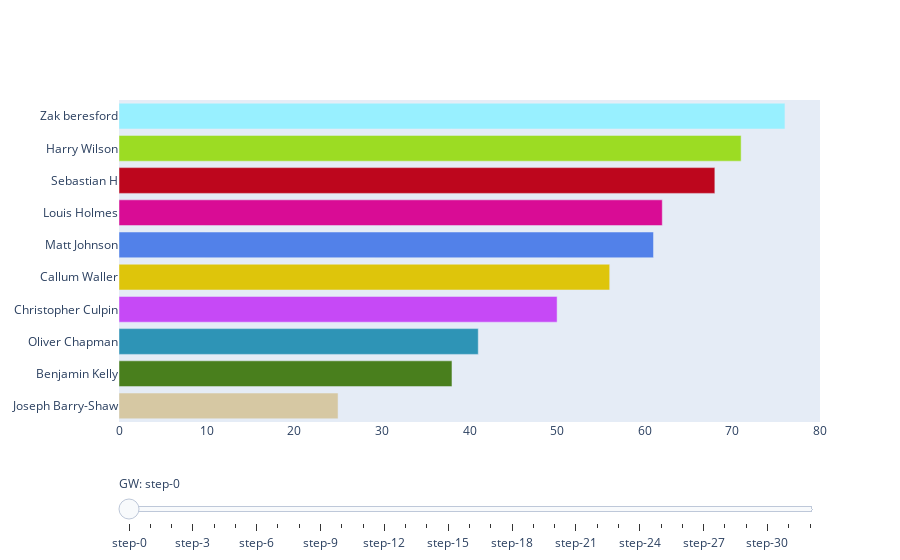

This figure's notebook cell:
### Code cell
plot_timeseries_bar_by_gw(gameweek_points_df,colour_dict,team_data_df)

### Figure 1 — Plotly figure (JSON) as saved in the notebook; plotly's stock layout.template omitted (floating-point values rounded to 4 significant figures)
{"data": [{"marker": {"color": ["#D6C8A3", "#497F1D", "#2E94B6", "#C649F6", "#DEC50B", "#5281E9", "#D90C95", "#BD061D", "#9CDC23", "#98F0FF"]}, "orientation": "h", "type": "bar", "visible": true, "x": [25, 38, 41, 50, 56, 61, 62, 68, 71, 76], "y": ["Joseph Barry-Shaw", "Benjamin Kelly", "Oliver Chapman", "Christopher Culpin", "Callum Waller", "Matt Johnson", "Louis Holmes", "Sebastian H", "Harry Wilson", "Zak beresford"]}, {"marker": {"color": ["#BD061D", "#9CDC23", "#98F0FF", "#DEC50B", "#D90C95", "#D6C8A3", "#497F1D", "#C649F6", "#2E94B6", "#5281E9"]}, "orientation": "h", "type": "bar", "visible": false, "x": [28, 43, 43, 44, 45, 45, 46, 51, 53, 67], "y": ["Sebastian H", "Harry Wilson", "Zak beresford", "Callum Waller", "Louis Holmes", "Joseph Barry-Shaw", "Benjamin Kelly", "Christopher Culpin", "Oliver Chapman", "Matt Johnson"]}, {"marker": {"color": ["#5281E9", "#BD061D", "#98F0FF", "#D90C95", "#D6C8A3", "#2E94B6", "#497F1D", "#9CDC23", "#DEC50B", "#C649F6"]}, "orientation": "h", "type": "bar", "visible": false, "x": [24, 25, 26, 32, 32, 34, 41, 46, 51, 57], "y": ["Matt Johnson", "Sebastian H", "Zak beresford", "Louis Holmes", "Joseph Barry-Shaw", "Oliver Chapman", "Benjamin Kelly", "Harry Wilson", "Callum Waller", "Christopher Culpin"]}, {"marker": {"color": ["#497F1D", "#D6C8A3", "#D90C95", "#98F0FF", "#C649F6", "#2E94B6", "#9CDC23", "#5281E9", "#BD061D", "#DEC50B"]}, "orientation": "h", "type": "bar", "visible": false, "x": [45, 49, 61, 64, 66, 70, 74, 74, 75, 86], "y": ["Benjamin Kelly", "Joseph Barry-Shaw", "Louis Holmes", "Zak beresford", "Christopher Culpin", "Oliver Chapman", "Harry Wilson", "Matt Johnson", "Sebastian H", "Callum Waller"]}, {"marker": {"color": ["#D6C8A3", "#5281E9", "#DEC50B", "#2E94B6", "#C649F6", "#497F1D", "#98F0FF", "#D90C95", "#BD061D", "#9CDC23"]}, "orientation": "h", "type": "bar", "visible": false, "x": [37, 39, 40, 44, 44, 45, 46, 54, 55, 58], "y": ["Joseph Barry-Shaw", "Matt Johnson", "Callum Waller", "Oliver Chapman", "Christopher Culpin", "Benjamin Kelly", "Zak beresford", "Louis Holmes", "Sebastian H", "Harry Wilson"]}, {"marker": {"color": ["#C649F6", "#2E94B6", "#DEC50B", "#BD061D", "#D6C8A3", "#5281E9", "#497F1D", "#9CDC23", "#98F0FF", "#D90C95"]}, "orientation": "h", "type": "bar", "visible": false, "x": [33, 46, 46, 53, 57, 66, 73, 78, 82, 100], "y": ["Christopher Culpin", "Oliver Chapman", "Callum Waller", "Sebastian H", "Joseph Barry-Shaw", "Matt Johnson", "Benjamin Kelly", "Harry Wilson", "Zak beresford", "Louis Holmes"]}, {"marker": {"color": ["#98F0FF", "#C649F6", "#9CDC23", "#DEC50B", "#497F1D", "#BD061D", "#D90C95", "#5281E9", "#D6C8A3", "#2E94B6"]}, "orientation": "h", "type": "bar", "visible": false, "x": [28, 30, 34, 44, 48, 50, 58, 65, 71, 74], "y": ["Zak beresford", "Christopher Culpin", "Harry Wilson", "Callum Waller", "Benjamin Kelly", "Sebastian H", "Louis Holmes", "Matt Johnson", "Joseph Barry-Shaw", "Oliver Chapman"]}, {"marker": {"color": ["#2E94B6", "#DEC50B", "#BD061D", "#C649F6", "#9CDC23", "#5281E9", "#98F0FF", "#497F1D", "#D90C95", "#D6C8A3"]}, "orientation": "h", "type": "bar", "visible": false, "x": [31, 42, 47, 47, 48, 48, 49, 52, 57, 64], "y": ["Oliver Chapman", "Callum Waller", "Sebastian H", "Christopher Culpin", "Harry Wilson", "Matt Johnson", "Zak beresford", "Benjamin Kelly", "Louis Holmes", "Joseph Barry-Shaw"]}, {"marker": {"color": ["#DEC50B", "#BD061D", "#9CDC23", "#D6C8A3", "#98F0FF", "#497F1D", "#5281E9", "#2E94B6", "#C649F6", "#D90C95"]}, "orientation": "h", "type": "bar", "visible": false, "x": [35, 51, 52, 65, 65, 67, 69, 70, 75, 85], "y": ["Callum Waller", "Sebastian H", "Harry Wilson", "Joseph Barry-Shaw", "Zak beresford", "Benjamin Kelly", "Matt Johnson", "Oliver Chapman", "Christopher Culpin", "Louis Holmes"]}, {"marker": {"color": ["#D6C8A3", "#9CDC23", "#497F1D", "#98F0FF", "#D90C95", "#5281E9", "#C649F6", "#DEC50B", "#BD061D", "#2E94B6"]}, "orientation": "h", "type": "bar", "visible": false, "x": [45, 50, 61, 65, 70, 72, 80, 94, 96, 98], "y": ["Joseph Barry-Shaw", "Harry Wilson", "Benjamin Kelly", "Zak beresford", "Louis Holmes", "Matt Johnson", "Christopher Culpin", "Callum Waller", "Sebastian H", "Oliver Chapman"]}, {"marker": {"color": ["#5281E9", "#DEC50B", "#2E94B6", "#9CDC23", "#BD061D", "#D6C8A3", "#98F0FF", "#D90C95", "#497F1D", "#C649F6"]}, "orientation": "h", "type": "bar", "visible": false, "x": [19, 27, 28, 33, 33, 35, 36, 37, 40, 45], "y": ["Matt Johnson", "Callum Waller", "Oliver Chapman", "Harry Wilson", "Sebastian H", "Joseph Barry-Shaw", "Zak beresford", "Louis Holmes", "Benjamin Kelly", "Christopher Culpin"]}, {"marker": {"color": ["#D6C8A3", "#98F0FF", "#5281E9", "#2E94B6", "#497F1D", "#C649F6", "#D90C95", "#DEC50B", "#BD061D", "#9CDC23"]}, "orientation": "h", "type": "bar", "visible": false, "x": [40, 52, 53, 60, 60, 61, 63, 63, 65, 71], "y": ["Joseph Barry-Shaw", "Zak beresford", "Matt Johnson", "Oliver Chapman", "Benjamin Kelly", "Christopher Culpin", "Louis Holmes", "Callum Waller", "Sebastian H", "Harry Wilson"]}, {"marker": {"color": ["#2E94B6", "#DEC50B", "#5281E9", "#D6C8A3", "#BD061D", "#98F0FF", "#497F1D", "#C649F6", "#D90C95", "#9CDC23"]}, "orientation": "h", "type": "bar", "visible": false, "x": [35, 38, 41, 41, 45, 49, 52, 62, 65, 68], "y": ["Oliver Chapman", "Callum Waller", "Matt Johnson", "Joseph Barry-Shaw", "Sebastian H", "Zak beresford", "Benjamin Kelly", "Christopher Culpin", "Louis Holmes", "Harry Wilson"]}, {"marker": {"color": ["#C649F6", "#DEC50B", "#BD061D", "#9CDC23", "#98F0FF", "#2E94B6", "#497F1D", "#5281E9", "#D90C95", "#D6C8A3"]}, "orientation": "h", "type": "bar", "visible": false, "x": [33, 36, 46, 47, 52, 53, 60, 63, 68, 75], "y": ["Christopher Culpin", "Callum Waller", "Sebastian H", "Harry Wilson", "Zak beresford", "Oliver Chapman", "Benjamin Kelly", "Matt Johnson", "Louis Holmes", "Joseph Barry-Shaw"]}, {"marker": {"color": ["#D90C95", "#C649F6", "#98F0FF", "#DEC50B", "#5281E9", "#2E94B6", "#9CDC23", "#D6C8A3", "#BD061D", "#497F1D"]}, "orientation": "h", "type": "bar", "visible": false, "x": [26, 27, 27, 27, 33, 41, 41, 41, 52, 60], "y": ["Louis Holmes", "Christopher Culpin", "Zak beresford", "Callum Waller", "Matt Johnson", "Oliver Chapman", "Harry Wilson", "Joseph Barry-Shaw", "Sebastian H", "Benjamin Kelly"]}, {"marker": {"color": ["#D6C8A3", "#98F0FF", "#DEC50B", "#9CDC23", "#2E94B6", "#BD061D", "#5281E9", "#C649F6", "#D90C95", "#497F1D"]}, "orientation": "h", "type": "bar", "visible": false, "x": [18, 19, 20, 27, 29, 32, 38, 40, 47, 57], "y": ["Joseph Barry-Shaw", "Zak beresford", "Callum Waller", "Harry Wilson", "Oliver Chapman", "Sebastian H", "Matt Johnson", "Christopher Culpin", "Louis Holmes", "Benjamin Kelly"]}, {"marker": {"color": ["#DEC50B", "#C649F6", "#D90C95", "#9CDC23", "#497F1D", "#5281E9", "#D6C8A3", "#BD061D", "#2E94B6", "#98F0FF"]}, "orientation": "h", "type": "bar", "visible": false, "x": [32, 33, 37, 43, 43, 46, 51, 55, 58, 60], "y": ["Callum Waller", "Christopher Culpin", "Louis Holmes", "Harry Wilson", "Benjamin Kelly", "Matt Johnson", "Joseph Barry-Shaw", "Sebastian H", "Oliver Chapman", "Zak beresford"]}, {"marker": {"color": ["#C649F6", "#DEC50B", "#5281E9", "#D6C8A3", "#497F1D", "#98F0FF", "#D90C95", "#BD061D", "#2E94B6", "#9CDC23"]}, "orientation": "h", "type": "bar", "visible": false, "x": [30, 36, 38, 41, 41, 45, 48, 48, 58, 63], "y": ["Christopher Culpin", "Callum Waller", "Matt Johnson", "Joseph Barry-Shaw", "Benjamin Kelly", "Zak beresford", "Louis Holmes", "Sebastian H", "Oliver Chapman", "Harry Wilson"]}, {"marker": {"color": ["#497F1D", "#D90C95", "#98F0FF", "#2E94B6", "#D6C8A3", "#9CDC23", "#5281E9", "#C649F6", "#DEC50B", "#BD061D"]}, "orientation": "h", "type": "bar", "visible": false, "x": [30, 37, 37, 40, 41, 42, 46, 47, 53, 56], "y": ["Benjamin Kelly", "Louis Holmes", "Zak beresford", "Oliver Chapman", "Joseph Barry-Shaw", "Harry Wilson", "Matt Johnson", "Christopher Culpin", "Callum Waller", "Sebastian H"]}, {"marker": {"color": ["#C649F6", "#DEC50B", "#BD061D", "#D6C8A3", "#5281E9", "#9CDC23", "#497F1D", "#98F0FF", "#2E94B6", "#D90C95"]}, "orientation": "h", "type": "bar", "visible": false, "x": [42, 47, 52, 52, 62, 66, 73, 74, 77, 80], "y": ["Christopher Culpin", "Callum Waller", "Sebastian H", "Joseph Barry-Shaw", "Matt Johnson", "Harry Wilson", "Benjamin Kelly", "Zak beresford", "Oliver Chapman", "Louis Holmes"]}, {"marker": {"color": ["#5281E9", "#497F1D", "#D90C95", "#D6C8A3", "#DEC50B", "#C649F6", "#98F0FF", "#9CDC23", "#BD061D", "#2E94B6"]}, "orientation": "h", "type": "bar", "visible": false, "x": [29, 31, 37, 42, 43, 52, 52, 53, 53, 70], "y": ["Matt Johnson", "Benjamin Kelly", "Louis Holmes", "Joseph Barry-Shaw", "Callum Waller", "Christopher Culpin", "Zak beresford", "Harry Wilson", "Sebastian H", "Oliver Chapman"]}, {"marker": {"color": ["#DEC50B", "#98F0FF", "#D90C95", "#C649F6", "#497F1D", "#9CDC23", "#D6C8A3", "#BD061D", "#2E94B6", "#5281E9"]}, "orientation": "h", "type": "bar", "visible": false, "x": [42, 49, 50, 51, 52, 56, 61, 70, 73, 81], "y": ["Callum Waller", "Zak beresford", "Louis Holmes", "Christopher Culpin", "Benjamin Kelly", "Harry Wilson", "Joseph Barry-Shaw", "Sebastian H", "Oliver Chapman", "Matt Johnson"]}, {"marker": {"color": ["#DEC50B", "#BD061D", "#5281E9", "#98F0FF", "#C649F6", "#9CDC23", "#497F1D", "#D90C95", "#2E94B6", "#D6C8A3"]}, "orientation": "h", "type": "bar", "visible": false, "x": [36, 42, 50, 52, 54, 59, 62, 79, 80, 94], "y": ["Callum Waller", "Sebastian H", "Matt Johnson", "Zak beresford", "Christopher Culpin", "Harry Wilson", "Benjamin Kelly", "Louis Holmes", "Oliver Chapman", "Joseph Barry-Shaw"]}, {"marker": {"color": ["#BD061D", "#DEC50B", "#5281E9", "#497F1D", "#98F0FF", "#9CDC23", "#D90C95", "#D6C8A3", "#2E94B6", "#C649F6"]}, "orientation": "h", "type": "bar", "visible": false, "x": [52, 56, 60, 60, 65, 66, 70, 74, 78, 81], "y": ["Sebastian H", "Callum Waller", "Matt Johnson", "Benjamin Kelly", "Zak beresford", "Harry Wilson", "Louis Holmes", "Joseph Barry-Shaw", "Oliver Chapman", "Christopher Culpin"]}, {"marker": {"color": ["#5281E9", "#2E94B6", "#DEC50B", "#497F1D", "#9CDC23", "#D6C8A3", "#BD061D", "#98F0FF", "#D90C95", "#C649F6"]}, "orientation": "h", "type": "bar", "visible": false, "x": [56, 58, 59, 64, 70, 75, 80, 80, 92, 104], "y": ["Matt Johnson", "Oliver Chapman", "Callum Waller", "Benjamin Kelly", "Harry Wilson", "Joseph Barry-Shaw", "Sebastian H", "Zak beresford", "Louis Holmes", "Christopher Culpin"]}, {"marker": {"color": ["#BD061D", "#98F0FF", "#D90C95", "#2E94B6", "#5281E9", "#C649F6", "#9CDC23", "#497F1D", "#DEC50B", "#D6C8A3"]}, "orientation": "h", "type": "bar", "visible": false, "x": [31, 32, 37, 37, 38, 39, 40, 40, 51, 61], "y": ["Sebastian H", "Zak beresford", "Louis Holmes", "Oliver Chapman", "Matt Johnson", "Christopher Culpin", "Harry Wilson", "Benjamin Kelly", "Callum Waller", "Joseph Barry-Shaw"]}, {"marker": {"color": ["#98F0FF", "#9CDC23", "#D90C95", "#C649F6", "#BD061D", "#497F1D", "#2E94B6", "#DEC50B", "#5281E9", "#D6C8A3"]}, "orientation": "h", "type": "bar", "visible": false, "x": [52, 53, 55, 55, 57, 57, 59, 67, 74, 82], "y": ["Zak beresford", "Harry Wilson", "Louis Holmes", "Christopher Culpin", "Sebastian H", "Benjamin Kelly", "Oliver Chapman", "Callum Waller", "Matt Johnson", "Joseph Barry-Shaw"]}, {"marker": {"color": ["#C649F6", "#2E94B6", "#DEC50B", "#D90C95", "#D6C8A3", "#9CDC23", "#5281E9", "#BD061D", "#497F1D", "#98F0FF"]}, "orientation": "h", "type": "bar", "visible": false, "x": [42, 45, 45, 46, 48, 49, 53, 54, 57, 62], "y": ["Christopher Culpin", "Oliver Chapman", "Callum Waller", "Louis Holmes", "Joseph Barry-Shaw", "Harry Wilson", "Matt Johnson", "Sebastian H", "Benjamin Kelly", "Zak beresford"]}, {"marker": {"color": ["#C649F6", "#98F0FF", "#2E94B6", "#D90C95", "#D6C8A3", "#DEC50B", "#497F1D", "#5281E9", "#BD061D", "#9CDC23"]}, "orientation": "h", "type": "bar", "visible": false, "x": [1, 5, 10, 16, 16, 16, 17, 21, 31, 36], "y": ["Christopher Culpin", "Zak beresford", "Oliver Chapman", "Louis Holmes", "Joseph Barry-Shaw", "Callum Waller", "Benjamin Kelly", "Matt Johnson", "Sebastian H", "Harry Wilson"]}, {"marker": {"color": ["#C649F6", "#9CDC23", "#5281E9", "#D6C8A3", "#497F1D", "#DEC50B", "#98F0FF", "#BD061D", "#2E94B6", "#D90C95"]}, "orientation": "h", "type": "bar", "visible": false, "x": [37, 49, 53, 56, 57, 59, 61, 65, 71, 73], "y": ["Christopher Culpin", "Harry Wilson", "Matt Johnson", "Joseph Barry-Shaw", "Benjamin Kelly", "Callum Waller", "Zak beresford", "Sebastian H", "Oliver Chapman", "Louis Holmes"]}, {"marker": {"color": ["#5281E9", "#DEC50B", "#2E94B6", "#497F1D", "#C649F6", "#D6C8A3", "#9CDC23", "#98F0FF", "#BD061D", "#D90C95"]}, "orientation": "h", "type": "bar", "visible": false, "x": [29, 42, 44, 47, 50, 61, 68, 69, 74, 78], "y": ["Matt Johnson", "Callum Waller", "Oliver Chapman", "Benjamin Kelly", "Christopher Culpin", "Joseph Barry-Shaw", "Harry Wilson", "Zak beresford", "Sebastian H", "Louis Holmes"]}, {"marker": {"color": ["#497F1D", "#D6C8A3", "#2E94B6", "#D90C95", "#BD061D", "#98F0FF", "#9CDC23", "#DEC50B", "#C649F6", "#5281E9"]}, "orientation": "h", "type": "bar", "visible": false, "x": [45, 53, 54, 57, 58, 61, 69, 69, 72, 103], "y": ["Benjamin Kelly", "Joseph Barry-Shaw", "Oliver Chapman", "Louis Holmes", "Sebastian H", "Zak beresford", "Harry Wilson", "Callum Waller", "Christopher Culpin", "Matt Johnson"]}, {"marker": {"color": ["#DEC50B", "#98F0FF", "#497F1D", "#D90C95", "#2E94B6", "#BD061D", "#9CDC23", "#5281E9", "#C649F6", "#D6C8A3"]}, "orientation": "h", "type": "bar", "visible": false, "x": [21, 25, 34, 39, 39, 45, 50, 50, 52, 54], "y": ["Callum Waller", "Zak beresford", "Benjamin Kelly", "Louis Holmes", "Oliver Chapman", "Sebastian H", "Harry Wilson", "Matt Johnson", "Christopher Culpin", "Joseph Barry-Shaw"]}], "layout": {"sliders": [{"active": 0, "currentvalue": {"prefix": "GW: "}, "pad": {"t": 50}, "steps": [{"args": [{"visible": [true, false, false, false, false, false, false, false, false, false, false, false, false, false, false, false, false, false, false, false, false, false, false, false, false, false, false, false, false, false, false, false, false]}, {"title": "Total by week: 1"}], "method": "update"}, {"args": [{"visible": [false, true, false, false, false, false, false, false, false, false, false, false, false, false, false, false, false, false, false, false, false, false, false, false, false, false, false, false, false, false, false, false, false]}, {"title": "Total by week: 2"}], "method": "update"}, {"args": [{"visible": [false, false, true, false, false, false, false, false, false, false, false, false, false, false, false, false, false, false, false, false, false, false, false, false, false, false, false, false, false, false, false, false, false]}, {"title": "Total by week: 3"}], "method": "update"}, {"args": [{"visible": [false, false, false, true, false, false, false, false, false, false, false, false, false, false, false, false, false, false, false, false, false, false, false, false, false, false, false, false, false, false, false, false, false]}, {"title": "Total by week: 4"}], "method": "update"}, {"args": [{"visible": [false, false, false, false, true, false, false, false, false, false, false, false, false, false, false, false, false, false, false, false, false, false, false, false, false, false, false, false, false, false, false, false, false]}, {"title": "Total by week: 5"}], "method": "update"}, {"args": [{"visible": [false, false, false, false, false, true, false, false, false, false, false, false, false, false, false, false, false, false, false, false, false, false, false, false, false, false, false, false, false, false, false, false, false]}, {"title": "Total by week: 6"}], "method": "update"}, {"args": [{"visible": [false, false, false, false, false, false, true, false, false, false, false, false, false, false, false, false, false, false, false, false, false, false, false, false, false, false, false, false, false, false, false, false, false]}, {"title": "Total by week: 7"}], "method": "update"}, {"args": [{"visible": [false, false, false, false, false, false, false, true, false, false, false, false, false, false, false, false, false, false, false, false, false, false, false, false, false, false, false, false, false, false, false, false, false]}, {"title": "Total by week: 8"}], "method": "update"}, {"args": [{"visible": [false, false, false, false, false, false, false, false, true, false, false, false, false, false, false, false, false, false, false, false, false, false, false, false, false, false, false, false, false, false, false, false, false]}, {"title": "Total by week: 9"}], "method": "update"}, {"args": [{"visible": [false, false, false, false, false, false, false, false, false, true, false, false, false, false, false, false, false, false, false, false, false, false, false, false, false, false, false, false, false, false, false, false, false]}, {"title": "Total by week: 10"}], "method": "update"}, {"args": [{"visible": [false, false, false, false, false, false, false, false, false, false, true, false, false, false, false, false, false, false, false, false, false, false, false, false, false, false, false, false, false, false, false, false, false]}, {"title": "Total by week: 11"}], "method": "update"}, {"args": [{"visible": [false, false, false, false, false, false, false, false, false, false, false, true, false, false, false, false, false, false, false, false, false, false, false, false, false, false, false, false, false, false, false, false, false]}, {"title": "Total by week: 12"}], "method": "update"}, {"args": [{"visible": [false, false, false, false, false, false, false, false, false, false, false, false, true, false, false, false, false, false, false, false, false, false, false, false, false, false, false, false, false, false, false, false, false]}, {"title": "Total by week: 13"}], "method": "update"}, {"args": [{"visible": [false, false, false, false, false, false, false, false, false, false, false, false, false, true, false, false, false, false, false, false, false, false, false, false, false, false, false, false, false, false, false, false, false]}, {"title": "Total by week: 14"}], "method": "update"}, {"args": [{"visible": [false, false, false, false, false, false, false, false, false, false, false, false, false, false, true, false, false, false, false, false, false, false, false, false, false, false, false, false, false, false, false, false, false]}, {"title": "Total by week: 15"}], "method": "update"}, {"args": [{"visible": [false, false, false, false, false, false, false, false, false, false, false, false, false, false, false, true, false, false, false, false, false, false, false, false, false, false, false, false, false, false, false, false, false]}, {"title": "Total by week: 16"}], "method": "update"}, {"args": [{"visible": [false, false, false, false, false, false, false, false, false, false, false, false, false, false, false, false, true, false, false, false, false, false, false, false, false, false, false, false, false, false, false, false, false]}, {"title": "Total by week: 17"}], "method": "update"}, {"args": [{"visible": [false, false, false, false, false, false, false, false, false, false, false, false, false, false, false, false, false, true, false, false, false, false, false, false, false, false, false, false, false, false, false, false, false]}, {"title": "Total by week: 18"}], "method": "update"}, {"args": [{"visible": [false, false, false, false, false, false, false, false, false, false, false, false, false, false, false, false, false, false, true, false, false, false, false, false, false, false, false, false, false, false, false, false, false]}, {"title": "Total by week: 19"}], "method": "update"}, {"args": [{"visible": [false, false, false, false, false, false, false, false, false, false, false, false, false, false, false, false, false, false, false, true, false, false, false, false, false, false, false, false, false, false, false, false, false]}, {"title": "Total by week: 20"}], "method": "update"}, {"args": [{"visible": [false, false, false, false, false, false, false, false, false, false, false, false, false, false, false, false, false, false, false, false, true, false, false, false, false, false, false, false, false, false, false, false, false]}, {"title": "Total by week: 21"}], "method": "update"}, {"args": [{"visible": [false, false, false, false, false, false, false, false, false, false, false, false, false, false, false, false, false, false, false, false, false, true, false, false, false, false, false, false, false, false, false, false, false]}, {"title": "Total by week: 22"}], "method": "update"}, {"args": [{"visible": [false, false, false, false, false, false, false, false, false, false, false, false, false, false, false, false, false, false, false, false, false, false, true, false, false, false, false, false, false, false, false, false, false]}, {"title": "Total by week: 23"}], "method": "update"}, {"args": [{"visible": [false, false, false, false, false, false, false, false, false, false, false, false, false, false, false, false, false, false, false, false, false, false, false, true, false, false, false, false, false, false, false, false, false]}, {"title": "Total by week: 24"}], "method": "update"}, {"args": [{"visible": [false, false, false, false, false, false, false, false, false, false, false, false, false, false, false, false, false, false, false, false, false, false, false, false, true, false, false, false, false, false, false, false, false]}, {"title": "Total by week: 25"}], "method": "update"}, {"args": [{"visible": [false, false, false, false, false, false, false, false, false, false, false, false, false, false, false, false, false, false, false, false, false, false, false, false, false, true, false, false, false, false, false, false, false]}, {"title": "Total by week: 26"}], "method": "update"}, {"args": [{"visible": [false, false, false, false, false, false, false, false, false, false, false, false, false, false, false, false, false, false, false, false, false, false, false, false, false, false, true, false, false, false, false, false, false]}, {"title": "Total by week: 27"}], "method": "update"}, {"args": [{"visible": [false, false, false, false, false, false, false, false, false, false, false, false, false, false, false, false, false, false, false, false, false, false, false, false, false, false, false, true, false, false, false, false, false]}, {"title": "Total by week: 28"}], "method": "update"}, {"args": [{"visible": [false, false, false, false, false, false, false, false, false, false, false, false, false, false, false, false, false, false, false, false, false, false, false, false, false, false, false, false, true, false, false, false, false]}, {"title": "Total by week: 29"}], "method": "update"}, {"args": [{"visible": [false, false, false, false, false, false, false, false, false, false, false, false, false, false, false, false, false, false, false, false, false, false, false, false, false, false, false, false, false, true, false, false, false]}, {"title": "Total by week: 30"}], "method": "update"}, {"args": [{"visible": [false, false, false, false, false, false, false, false, false, false, false, false, false, false, false, false, false, false, false, false, false, false, false, false, false, false, false, false, false, false, true, false, false]}, {"title": "Total by week: 31"}], "method": "update"}, {"args": [{"visible": [false, false, false, false, false, false, false, false, false, false, false, false, false, false, false, false, false, false, false, false, false, false, false, false, false, false, false, false, false, false, false, true, false]}, {"title": "Total by week: 32"}], "method": "update"}, {"args": [{"visible": [false, false, false, false, false, false, false, false, false, false, false, false, false, false, false, false, false, false, false, false, false, false, false, false, false, false, false, false, false, false, false, false, true]}, {"title": "Total by week: 33"}], "method": "update"}]}]}}
